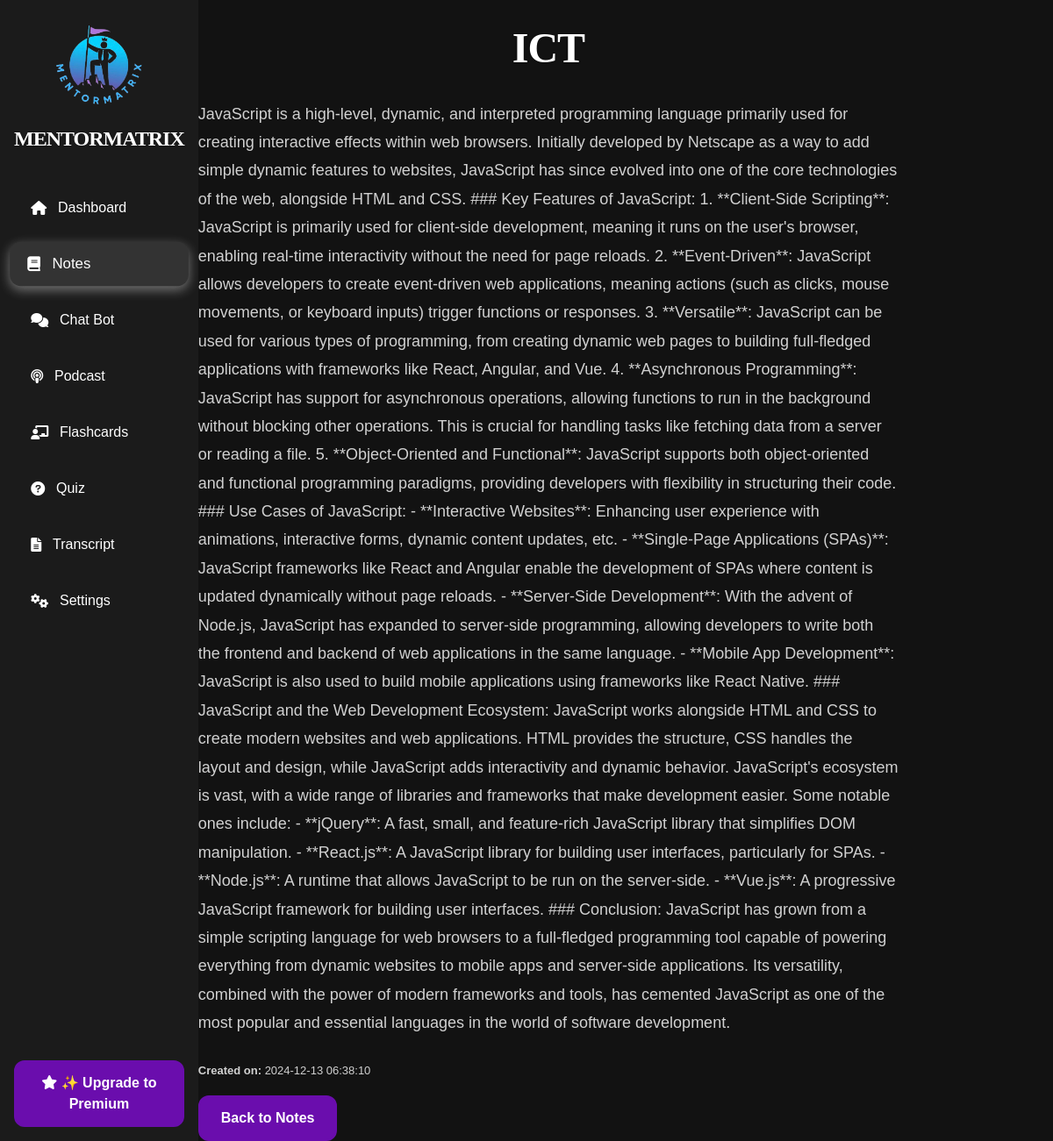
/notes/1, run on the app's committed database.
### tables this page shows
CREATE TABLE notes (
                    id INTEGER PRIMARY KEY AUTOINCREMENT,
                    transcript_id INTEGER,
                    title TEXT NOT NULL,
                    content TEXT NOT NULL,
                    created_at DATETIME DEFAULT CURRENT_TIMESTAMP,
                    updated_at DATETIME DEFAULT CURRENT_TIMESTAMP,
                    FOREIGN KEY (transcript_id) REFERENCES transcripts(id) ON DELETE CASCADE);

### routes/notes.py (the view)
@notes_blueprint.route('/notes/<int:note_id>')
def view_note(note_id):
    result = db.execute('''
        SELECT
            notes.title AS note_title,
            notes.content AS note_content,
            notes.created_at,
            files.name AS file_name,
            files.file_type,
            files.metadata,
            transcripts.title AS transcript_title
        FROM notes
        LEFT JOIN files ON notes.transcript_id = files.transcript_id
        LEFT JOIN transcripts ON notes.transcript_id = transcripts.id
        WHERE notes.id = ?
    ''', note_id)
    note = result[0] if result else None
    if not note:
        flash("Note not found.", "error")
        return redirect(url_for('notes.notes'))
    return render_template('view_note.html', current_route='notes', note=note)

### templates/view_note.html (shortened to what this page needs)
{% extends "layout.html" %}
{% block other_head_stuff %}
    <link rel="stylesheet" href="{{ url_for('static', filename='css/view_note.css') }}">
{% endblock %}
{% block content %}
<div class="container">
    <div class="main-content">
        <h1>{{ note.note_title }}</h1>
        <p id="note">{{ note.note_content }}</p>
        <p id="note_created_at"><strong>Created on: </strong> {{ note.created_at }}</p>
        <a href="{{ url_for('notes.notes') }}" class="premium-button">Back to Notes</a>
    </div>
</div>
{% endblock %}

### static/css/base.css (style rules this page uses)
* { margin: 0; padding: 0; box-sizing: border-box; }
:root { --font-family: 'Arial', sans-serif; --background-color: #121212; --text-color: #e0e0e0; --primary-purple: #6a0dad; --hover-purple: #5c0ab8; --active-purple: #4b0997; --hover-bg-color: #333333; --active-bg-color: #333333; --white: #ffffff; --soft-text-shadow: 0 1px 3px rgba(0, 0, 0, 0.2); }
body { font-family: var(--font-family); background-color: var(--background-color); color: var(--text-color); }
.container { display: flex; min-height: 100vh; }
.premium-button { background-color: var(--primary-purple);; color: var(--white); font-size: 1rem; font-weight: 600; padding: 0.75rem 1.5rem; text-align: center; border-radius: 12px; border: 2px solid #6a0dad; cursor: pointer; margin-top: 1rem; display: inline-block; transition: all 0.3s ease-in-out; }
button, .premium-button { transition: all 0.3s ease; }
h1, h2, h3 { color: #ffffff; font-weight: 600; letter-spacing: -0.5px; text-transform: uppercase; font-family: montserrat, serif; line-height: 1.2; }
h1, h2, h3 { text-shadow: var(--soft-text-shadow); }
h1 { font-size: 3rem; letter-spacing: -1px; }
p { color: #d1d1d1; font-family: 'Century Gothic', sans-serif; line-height: 1.8; font-size: 1.1rem; margin-bottom: 1.5em; }
a { color: #bb86fc; text-decoration: none; font-weight: 500; transition: color 0.3s ease-in-out, text-decoration 0.3s ease-in-out; }

### static/css/view_note.css (style rules this page uses)
h1 { text-align: center; margin: 30px; align-self: center; margin-top: 10px; }
#note { font-size: large; }
#note_created_at { font-size: small; margin-bottom: 0px; }

### data on the page
notes: note_title "ICT", note_content "JavaScript is a high-level, dynamic, and interpreted programming language primarily used for creating interactive effects within web browsers. Initially developed by Netscape as a way to add simple dynamic features to websites, JavaScript has since evolved into one of the core technologies of the web, alongside HTML and CSS. ### Key Features of JavaScript: 1. **Client-Side Scripting**: JavaScript is primarily used for client-side development, meaning it runs on the user's browser, enabling real-time interactivity without the need for page reloads. 2. **Event-Driven**: JavaScript allows developers to create event-driven web applications, meaning actions (such as clicks, mouse movements, or…", created_at "2024-12-13 06:38:10"
